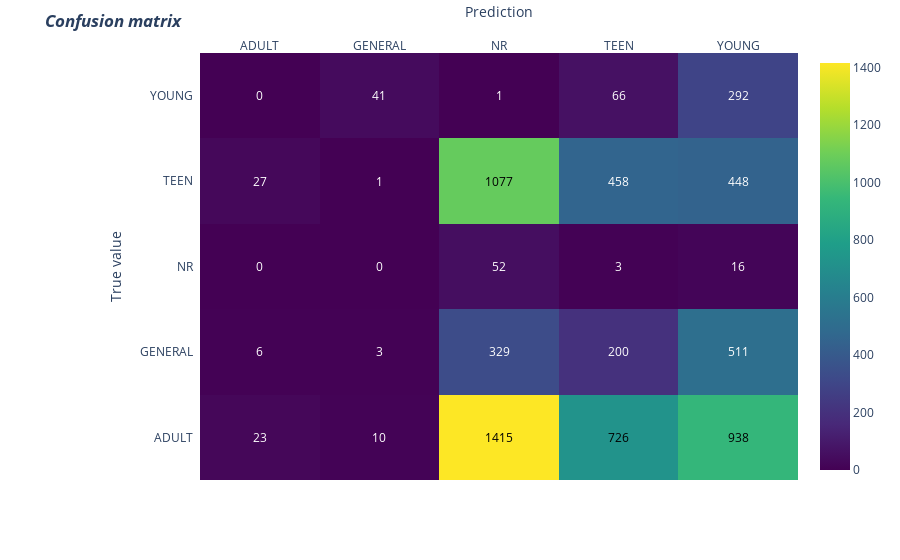

Notebook cell for this chart:
### Markdown cell above
https://scikit-learn.org/stable/auto_examples/cluster/plot_kmeans_silhouette_analysis.html#sphx-glr-auto-examples-cluster-plot-kmeans-silhouette-analysis-py

### Code cell
"""
CELL N°18 : CONFUSION MATRIX
Observe the impact of your cluster mapping on the confusion matrix, and try to determine to best mapping possible.
"""


cluster_mapping = {0: "TEEN", 1: "ADULT", 2: "NR", 3: "YOUNG", 4: "GENERAL"}
tb.confusion_matrix_visualization(target, cluster_labels, cluster_mapping)

### Figure 1 — Plotly figure (JSON) as saved in the notebook; plotly's stock layout.template omitted (floating-point values rounded to 4 significant figures)
{"data": [{"colorscale": [[0.0, "#440154"], [0.1111, "#482878"], [0.2222, "#3e4989"], [0.3333, "#31688e"], [0.4444, "#26828e"], [0.5556, "#1f9e89"], [0.6667, "#35b779"], [0.7778, "#6ece58"], [0.8889, "#b5de2b"], [1.0, "#fde725"]], "reversescale": false, "showscale": true, "type": "heatmap", "x": ["ADULT", "GENERAL", "NR", "TEEN", "YOUNG"], "y": ["ADULT", "GENERAL", "NR", "TEEN", "YOUNG"], "z": [[23, 10, 1415, 726, 938], [6, 3, 329, 200, 511], [0, 0, 52, 3, 16], [27, 1, 1077, 458, 448], [0, 41, 1, 66, 292]]}], "layout": {"annotations": [{"font": {"color": "#FFFFFF"}, "showarrow": false, "text": "23", "x": "ADULT", "xref": "x", "y": "ADULT", "yref": "y"}, {"font": {"color": "#FFFFFF"}, "showarrow": false, "text": "10", "x": "GENERAL", "xref": "x", "y": "ADULT", "yref": "y"}, {"font": {"color": "#000000"}, "showarrow": false, "text": "1415", "x": "NR", "xref": "x", "y": "ADULT", "yref": "y"}, {"font": {"color": "#000000"}, "showarrow": false, "text": "726", "x": "TEEN", "xref": "x", "y": "ADULT", "yref": "y"}, {"font": {"color": "#000000"}, "showarrow": false, "text": "938", "x": "YOUNG", "xref": "x", "y": "ADULT", "yref": "y"}, {"font": {"color": "#FFFFFF"}, "showarrow": false, "text": "6", "x": "ADULT", "xref": "x", "y": "GENERAL", "yref": "y"}, {"font": {"color": "#FFFFFF"}, "showarrow": false, "text": "3", "x": "GENERAL", "xref": "x", "y": "GENERAL", "yref": "y"}, {"font": {"color": "#FFFFFF"}, "showarrow": false, "text": "329", "x": "NR", "xref": "x", "y": "GENERAL", "yref": "y"}, {"font": {"color": "#FFFFFF"}, "showarrow": false, "text": "200", "x": "TEEN", "xref": "x", "y": "GENERAL", "yref": "y"}, {"font": {"color": "#FFFFFF"}, "showarrow": false, "text": "511", "x": "YOUNG", "xref": "x", "y": "GENERAL", "yref": "y"}, {"font": {"color": "#FFFFFF"}, "showarrow": false, "text": "0", "x": "ADULT", "xref": "x", "y": "NR", "yref": "y"}, {"font": {"color": "#FFFFFF"}, "showarrow": false, "text": "0", "x": "GENERAL", "xref": "x", "y": "NR", "yref": "y"}, {"font": {"color": "#FFFFFF"}, "showarrow": false, "text": "52", "x": "NR", "xref": "x", "y": "NR", "yref": "y"}, {"font": {"color": "#FFFFFF"}, "showarrow": false, "text": "3", "x": "TEEN", "xref": "x", "y": "NR", "yref": "y"}, {"font": {"color": "#FFFFFF"}, "showarrow": false, "text": "16", "x": "YOUNG", "xref": "x", "y": "NR", "yref": "y"}, {"font": {"color": "#FFFFFF"}, "showarrow": false, "text": "27", "x": "ADULT", "xref": "x", "y": "TEEN", "yref": "y"}, {"font": {"color": "#FFFFFF"}, "showarrow": false, "text": "1", "x": "GENERAL", "xref": "x", "y": "TEEN", "yref": "y"}, {"font": {"color": "#000000"}, "showarrow": false, "text": "1077", "x": "NR", "xref": "x", "y": "TEEN", "yref": "y"}, {"font": {"color": "#FFFFFF"}, "showarrow": false, "text": "458", "x": "TEEN", "xref": "x", "y": "TEEN", "yref": "y"}, {"font": {"color": "#FFFFFF"}, "showarrow": false, "text": "448", "x": "YOUNG", "xref": "x", "y": "TEEN", "yref": "y"}, {"font": {"color": "#FFFFFF"}, "showarrow": false, "text": "0", "x": "ADULT", "xref": "x", "y": "YOUNG", "yref": "y"}, {"font": {"color": "#FFFFFF"}, "showarrow": false, "text": "41", "x": "GENERAL", "xref": "x", "y": "YOUNG", "yref": "y"}, {"font": {"color": "#FFFFFF"}, "showarrow": false, "text": "1", "x": "NR", "xref": "x", "y": "YOUNG", "yref": "y"}, {"font": {"color": "#FFFFFF"}, "showarrow": false, "text": "66", "x": "TEEN", "xref": "x", "y": "YOUNG", "yref": "y"}, {"font": {"color": "#FFFFFF"}, "showarrow": false, "text": "292", "x": "YOUNG", "xref": "x", "y": "YOUNG", "yref": "y"}], "margin": {"l": 200, "t": 50}, "title": {"text": "<i><b>Confusion matrix</b></i>"}, "xaxis": {"dtick": 1, "gridcolor": "rgb(0, 0, 0)", "side": "top", "ticks": "", "title": {"text": "Prediction"}}, "yaxis": {"dtick": 1, "ticks": "", "ticksuffix": "  ", "title": {"text": "True value"}}}}
